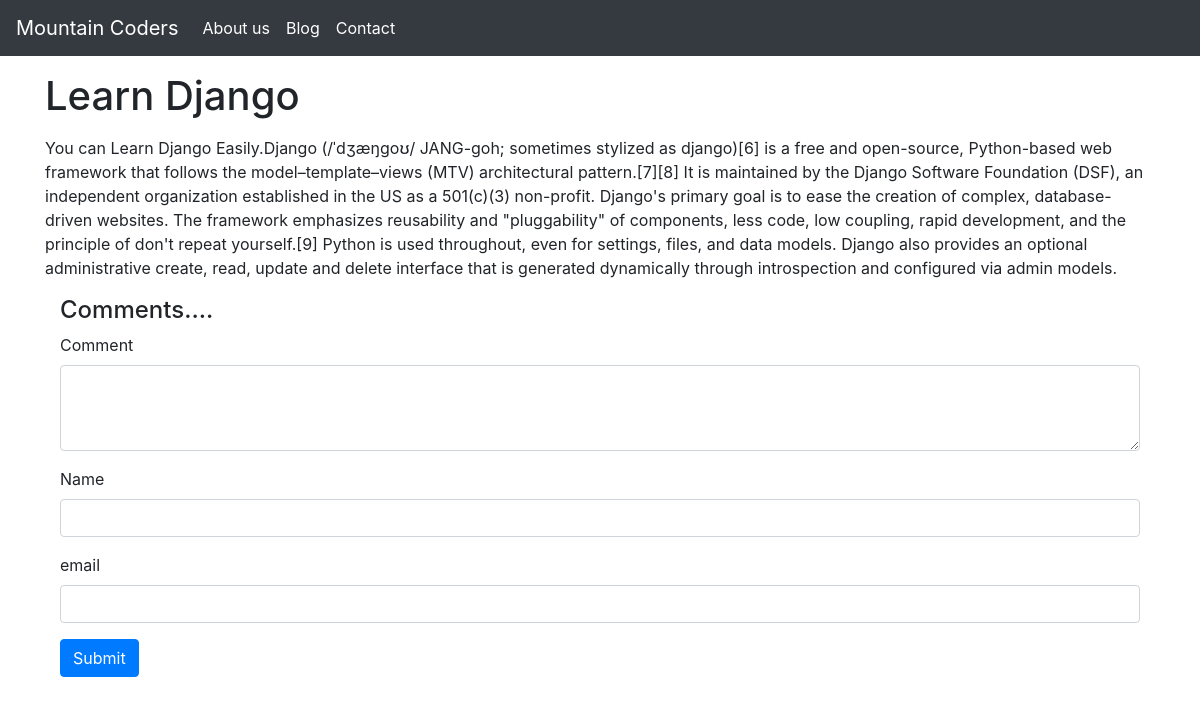
/blogpost/django-tutorial, run on the app's committed database.
### blog/models.py (models this page shows, shortened)
class Blog(models.Model):
    sno = models.AutoField(primary_key=True)
    title = models.CharField(max_length=200)
    content = models.TextField()
    slug = models.CharField(max_length=100)
    time = models.DateTimeField(auto_now_add=True)

### blog/views.py (the view)
# urls.py: path('blogpost/<str:slug>', views.blogpost, name='blogpost'),
def blogpost(request,slug):
    blog = Blog.objects.filter(slug=slug).first()
    comments = Comment.objects.filter(post=blog)
    context = {
        'blog': blog,
        'comments': comments,
    }
    return render(request, 'blog/blogpost.html', context)

### templates/blog/blogpost.html (shortened to what this page needs)
{% extends 'blog/base.html' %}
{% block body %}
<div class="container">
<h1 class="my-3">
    {{blog.title}}
</h1>
<div class="my-3">
    {{blog.content|safe}}
</div>
<div class="container">
    <h4>Comments....</h4>
    <form action="{% url 'postcomment' %}" method="post">
        <div class="form-group">
            <label for="comment">Comment</label>
            <textarea class="form-control" name="comment" id="comment" rows="3"></textarea>
        </div>
        <div class="form-group">
            <label for="comment">Name</label>
            <input class="form-control" name="name" id="comment" />
        </div>
        <div class="form-group">
            <label for="comment">email</label>
            <input class="form-control" name="email" id="comment" type="email" />
        </div>
        <button type="submit" class="btn btn-primary">Submit</button>
    </form>
</div>
{% endblock body %}

### data on the page
Blog: title "Learn Django", content "You can Learn Django Easily.Django (/ˈdʒæŋɡoʊ/ JANG-goh; sometimes stylized as django)[6] is a free and open-source, Python-based web framework that follows the model–template–views (MTV) architectural pattern.[7][8] It is maintained by the Django Software Foundation (DSF), an independent organization established in the US as a 501(c)(3) non-profit. Django's primary goal is to ease the creation of complex, database-driven websites. The framework emphasizes reusability and \"pluggability\" of components, less code, low coupling, rapid development, and the principle of don't repeat yourself.[9] Python is used throughout, even for settings, files, and data models. Django also provides an…"
